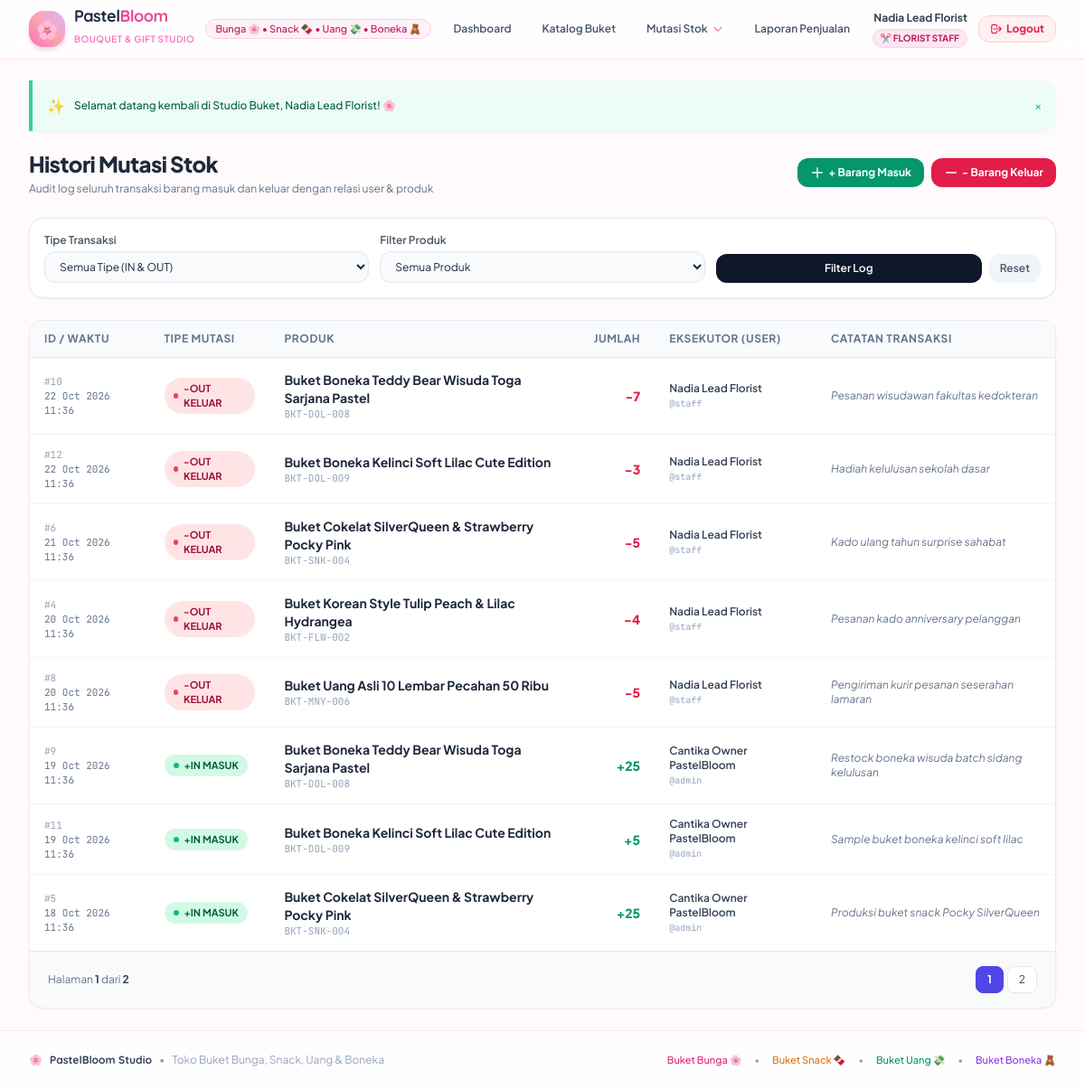
The page /movements.php (signed in) on the database its author committed.
### tables this page shows
CREATE TABLE `stock_movements` (
    `id` INT PRIMARY KEY AUTO_INCREMENT,
    `product_id` INT NOT NULL,
    `user_id` INT NOT NULL,
    `type` ENUM('IN', 'OUT') NOT NULL,
    `quantity` INT NOT NULL,
    `notes` TEXT DEFAULT NULL,
    `created_at` TIMESTAMP DEFAULT CURRENT_TIMESTAMP,
    FOREIGN KEY (`product_id`) REFERENCES `products`(`id`) ON UPDATE CASCADE ON DELETE RESTRICT,
    FOREIGN KEY (`user_id`) REFERENCES `users`(`id`) ON UPDATE CASCADE ON DELETE RESTRICT
);

CREATE TABLE `products` (
    `id` INT PRIMARY KEY AUTO_INCREMENT,
    `category_id` INT NOT NULL,
    `sku` VARCHAR(50) NOT NULL UNIQUE,
    `name` VARCHAR(150) NOT NULL,
    `price` DECIMAL(12,2) NOT NULL DEFAULT 0.00,
    `stock` INT NOT NULL DEFAULT 0,
    `minimum_stock` INT NOT NULL DEFAULT 5,
    `description` TEXT DEFAULT NULL,
    `created_at` TIMESTAMP DEFAULT CURRENT_TIMESTAMP,
    FOREIGN KEY (`category_id`) REFERENCES `categories`(`id`) ON UPDATE CASCADE ON DELETE RESTRICT
);

CREATE TABLE `user_profiles` (
    `id` INT PRIMARY KEY AUTO_INCREMENT,
    `user_id` INT NOT NULL UNIQUE,
    `full_name` VARCHAR(100) NOT NULL,
    `phone` VARCHAR(20) DEFAULT NULL,
    `address` TEXT DEFAULT NULL,
    FOREIGN KEY (`user_id`) REFERENCES `users`(`id`) ON DELETE CASCADE ON UPDATE CASCADE
);

CREATE TABLE `users` (
    `id` INT PRIMARY KEY AUTO_INCREMENT,
    `username` VARCHAR(50) NOT NULL UNIQUE,
    `password_hash` VARCHAR(255) NOT NULL,
    `role` ENUM('admin', 'staff') NOT NULL DEFAULT 'staff',
    `created_at` TIMESTAMP DEFAULT CURRENT_TIMESTAMP
);

### escape.php (called while the page is built, shortened)
<?php
if (!function_exists('e')) {
    function e(?string $value): string {
        return htmlspecialchars((string) ($value ?? ''), ENT_QUOTES, 'UTF-8');
    }
}
if (!function_exists('format_date')) {
    function format_date(?string $datetime): string {
        return date('d M Y H:i', strtotime($datetime));
    }
}

### movements.php (the view, shortened to what this page needs)
<?php
require_once __DIR__ . '/../../config/database.php';
require_once __DIR__ . '/../../helpers/escape.php';
$where = [];
$params = [];
$whereSql = !empty($where) ? 'WHERE ' . implode(' AND ', $where) : '';
$page = max(1, (int)($_GET['page'] ?? 1));
$perPage = 8;
$offset = ($page - 1) * $perPage;
$countStmt = $pdo->prepare("SELECT COUNT(*) FROM stock_movements sm {$whereSql}");
$countStmt->execute($params);
$totalData = (int) $countStmt->fetchColumn();
$totalPages = (int) ceil($totalData / $perPage);
$sql = "
    SELECT sm.id, sm.type, sm.quantity, sm.notes, sm.created_at,
           p.name AS product_name, p.sku,
           u.username, up.full_name AS user_fullname
    FROM stock_movements sm
    JOIN products p ON p.id = sm.product_id
    JOIN users u ON u.id = sm.user_id
    LEFT JOIN user_profiles up ON up.user_id = u.id
    {$whereSql}
    ORDER BY sm.created_at DESC
    LIMIT :limit OFFSET :offset
";
$stmt = $pdo->prepare($sql);
$stmt->bindValue(':limit', $perPage, PDO::PARAM_INT);
$stmt->bindValue(':offset', $offset, PDO::PARAM_INT);
$stmt->execute();
$movements = $stmt->fetchAll();
require_once __DIR__ . '/../../views/header.php';
?>
<div class="space-y-6">
    <div class="flex flex-col sm:flex-row sm:items-center justify-between gap-4">
        <div>
            <h1 class="text-2xl font-black text-slate-800 tracking-tight">Histori Mutasi Stok</h1>
            <p class="text-xs text-slate-500 mt-1">Audit log seluruh transaksi barang masuk dan keluar dengan relasi user &amp; produk</p>
        </div>
        <div class="flex items-center space-x-2">
            <a href="in.php" class="bg-emerald-600 hover:bg-emerald-700 text-white px-3.5 py-2 rounded-xl font-bold text-xs shadow-sm transition flex items-center">
                <svg class="w-4 h-4 mr-1" fill="none" stroke="currentColor" viewBox="0 0 24 24"><path stroke-linecap="round" stroke-linejoin="round" stroke-width="2" d="M12 4v16m8-8H4"/></svg>
                + Barang Masuk
            </a>
            <a href="out.php" class="bg-rose-600 hover:bg-rose-700 text-white px-3.5 py-2 rounded-xl font-bold text-xs shadow-sm transition flex items-center">
                <svg class="w-4 h-4 mr-1" fill="none" stroke="currentColor" viewBox="0 0 24 24"><path stroke-linecap="round" stroke-linejoin="round" stroke-width="2" d="M20 12H4"/></svg>
                - Barang Keluar
            </a>
        </div>
    </div>
    <div class="bg-white rounded-2xl p-4 border border-slate-200/80 shadow-sm">
        <form method="GET" action="movements.php" class="grid grid-cols-1 sm:grid-cols-3 gap-3">
            <div>
                <label class="block text-xs font-semibold text-slate-600 mb-1">Tipe Transaksi</label>
                <select name="type" class="w-full px-3 py-2 bg-slate-50 rounded-xl border border-slate-200 text-xs focus:ring-2 focus:ring-indigo-500 focus:outline-none">
                    <option value="">Semua Tipe (IN &amp; OUT)</option>
                </select>
            </div>
            <div>
                <label class="block text-xs font-semibold text-slate-600 mb-1">Filter Produk</label>
                <select name="product_id" class="w-full px-3 py-2 bg-slate-50 rounded-xl border border-slate-200 text-xs focus:ring-2 focus:ring-indigo-500 focus:outline-none">
                    <option value="">Semua Produk</option>
                </select>
            </div>
            <div class="flex items-end space-x-2">
                <button type="submit" class="flex-1 bg-slate-900 hover:bg-slate-800 text-white font-semibold py-2 px-3 rounded-xl text-xs transition">
                    Filter Log
                </button>
                <a href="movements.php" class="bg-slate-100 hover:bg-slate-200 text-slate-600 font-semibold py-2 px-3 rounded-xl text-xs transition">
                    Reset
                </a>
            </div>
        </form>
    </div>
    <div class="bg-white rounded-2xl border border-slate-200/80 shadow-sm overflow-hidden">
        <div class="overflow-x-auto">
            <table class="w-full text-left text-xs">
                <thead class="bg-slate-50 border-b border-slate-200 text-slate-500 uppercase tracking-wider font-semibold">
                    <tr>
                        <th class="py-3 px-4">ID / Waktu</th>
                        <th class="py-3 px-4">Tipe Mutasi</th>
                        <th class="py-3 px-4">Produk</th>
                        <th class="py-3 px-4 text-right">Jumlah</th>
                        <th class="py-3 px-4">Eksekutor (User)</th>
                        <th class="py-3 px-4">Catatan Transaksi</th>
                    </tr>
                </thead>
                <tbody class="divide-y divide-slate-100 text-slate-600">
                    <?php if (empty($movements)): ?>
                    <tr><td colspan="6" class="py-8 text-center text-slate-400">Belum ada catatan mutasi stok sesuai filter.</td></tr>
                    <?php else: ?>
                    <?php foreach ($movements as $m): ?>
                    <tr class="hover:bg-slate-50 transition">
                        <td class="py-3.5 px-4 font-mono text-[11px] text-slate-500">
                            <span class="text-slate-400">#<?= $m['id'] ?></span><br>
                            <?= format_date($m['created_at']) ?>
                        </td>
                        <td class="py-3.5 px-4">
                            <?php if ($m['type'] === 'IN'): ?>
                            <span class="inline-flex items-center px-2.5 py-1 rounded-full text-[11px] font-bold bg-emerald-100 text-emerald-800">
                                <span class="w-1.5 h-1.5 rounded-full bg-emerald-500 mr-1.5"></span> +IN MASUK
                            </span>
                            <?php else: ?>
                            <span class="inline-flex items-center px-2.5 py-1 rounded-full text-[11px] font-bold bg-rose-100 text-rose-800">
                                <span class="w-1.5 h-1.5 rounded-full bg-rose-500 mr-1.5"></span> -OUT KELUAR
                            </span>
                            <?php endif; ?>
                        </td>
                        <td class="py-3.5 px-4">
                            <div class="font-bold text-slate-800 text-sm"><?= e($m['product_name']) ?></div>
                            <span class="font-mono text-[11px] text-slate-400"><?= e($m['sku']) ?></span>
                        </td>
                        <td class="py-3.5 px-4 text-right font-black text-sm <?= $m['type'] === 'IN' ? 'text-emerald-600' : 'text-rose-600' ?>">
                            <?= $m['type'] === 'IN' ? '+' : '-' ?><?= number_format($m['quantity']) ?>
                        </td>
                        <td class="py-3.5 px-4">
                            <div class="font-semibold text-slate-700"><?= e($m['user_fullname'] ?? $m['username']) ?></div>
                            <span class="text-[10px] text-slate-400 font-mono">@<?= e($m['username']) ?></span>
                        </td>
                        <td class="py-3.5 px-4 text-slate-500 italic max-w-sm">
                            <?= e($m['notes'] ?? '-') ?>
                        </td>
                    </tr>
                    <?php endforeach; ?>
                    <?php endif; ?>
                </tbody>
            </table>
        </div>
        <?php if ($totalPages > 1): ?>
        <div class="px-5 py-4 bg-slate-50 border-t border-slate-200 flex items-center justify-between text-xs text-slate-500">
            <div>Halaman <span class="font-bold text-slate-700"><?= $page ?></span> dari <span class="font-bold text-slate-700"><?= $totalPages ?></span></div>
            <div class="flex space-x-1">
                <?php $qp = $_GET; ?>
                <?php for ($i = 1; $i <= $totalPages; $i++):
                    $qp['page'] = $i;
                ?>
                <a href="?<?= http_build_query($qp) ?>" class="px-3 py-1.5 rounded-lg border <?= $i === $page ? 'border-indigo-600 bg-indigo-600 text-white font-bold' : 'border-slate-200 bg-white text-slate-700 hover:bg-slate-100' ?>">
                    <?= $i ?>
                </a>
                <?php endfor; ?>
            </div>
        </div>
        <?php endif; ?>
    </div>
</div>
<?php require_once __DIR__ . '/../../views/footer.php'; ?>

### header.php (style rules this page uses)
body { font-family: 'Plus Jakarta Sans', sans-serif; background-color: #fffafb; }
.font-mono { font-family: 'JetBrains Mono', monospace; }

### rows shown on the page
stock_movements: id "10", created_at "22 Oct 2026 11:36", type "OUT" (drawn), product.name "Buket Boneka Teddy Bear Wisuda Toga Sarjana Pastel", product.sku "BKT-DOL-008", quantity "7", user_profiles.full_name "Nadia Lead Florist", user.username "staff", notes "Pesanan wisudawan fakultas kedokteran"
stock_movements: id "12", created_at "22 Oct 2026 11:36", type "OUT" (drawn), product.name "Buket Boneka Kelinci Soft Lilac Cute Edition", product.sku "BKT-DOL-009", quantity "3", user_profiles.full_name "Nadia Lead Florist", user.username "staff", notes "Hadiah kelulusan sekolah dasar"
stock_movements: id "6", created_at "21 Oct 2026 11:36", type "OUT" (drawn), product.name "Buket Cokelat SilverQueen & Strawberry Pocky Pink", product.sku "BKT-SNK-004", quantity "5", user_profiles.full_name "Nadia Lead Florist", user.username "staff", notes "Kado ulang tahun surprise sahabat"
stock_movements: id "4", created_at "20 Oct 2026 11:36", type "OUT" (drawn), product.name "Buket Korean Style Tulip Peach & Lilac Hydrangea", product.sku "BKT-FLW-002", quantity "4", user_profiles.full_name "Nadia Lead Florist", user.username "staff", notes "Pesanan kado anniversary pelanggan"
stock_movements: id "8", created_at "20 Oct 2026 11:36", type "OUT" (drawn), product.name "Buket Uang Asli 10 Lembar Pecahan 50 Ribu", product.sku "BKT-MNY-006", quantity "5", user_profiles.full_name "Nadia Lead Florist", user.username "staff", notes "Pengiriman kurir pesanan seserahan lamaran"
stock_movements: id "9", created_at "19 Oct 2026 11:36", type "IN" (drawn), product.name "Buket Boneka Teddy Bear Wisuda Toga Sarjana Pastel", product.sku "BKT-DOL-008", quantity "25", user_profiles.full_name "Cantika Owner PastelBloom", user.username "admin", notes "Restock boneka wisuda batch sidang kelulusan"
stock_movements: id "11", created_at "19 Oct 2026 11:36", type "IN" (drawn), product.name "Buket Boneka Kelinci Soft Lilac Cute Edition", product.sku "BKT-DOL-009", quantity "5", user_profiles.full_name "Cantika Owner PastelBloom", user.username "admin", notes "Sample buket boneka kelinci soft lilac"
stock_movements: id "5", created_at "18 Oct 2026 11:36", type "IN" (drawn), product.name "Buket Cokelat SilverQueen & Strawberry Pocky Pink", product.sku "BKT-SNK-004", quantity "25", user_profiles.full_name "Cantika Owner PastelBloom", user.username "admin", notes "Produksi buket snack Pocky SilverQueen"

### other values the page prints
$currentUser['full_name'] "Nadia Lead Florist"
$successMsg "Selamat datang kembali di Studio Buket, Nadia Lead Florist! 🌸"
$page "1"
$totalPages "2"
